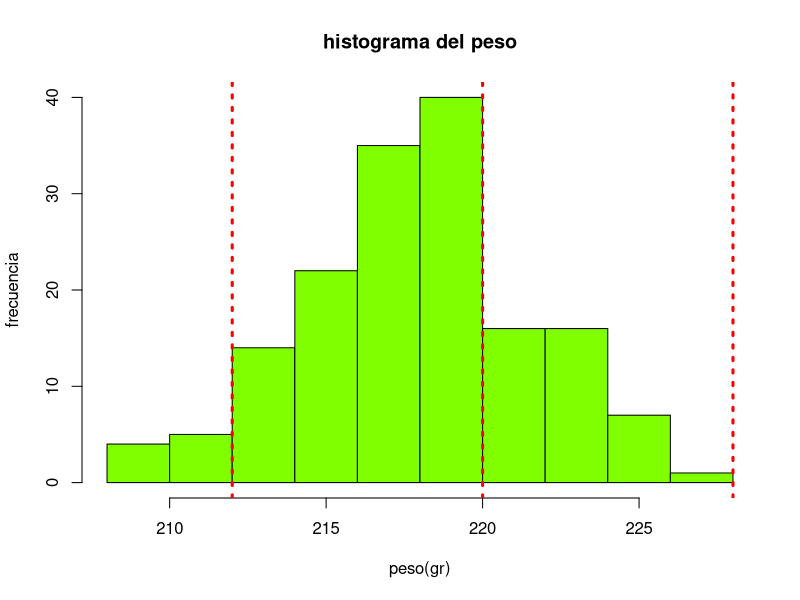
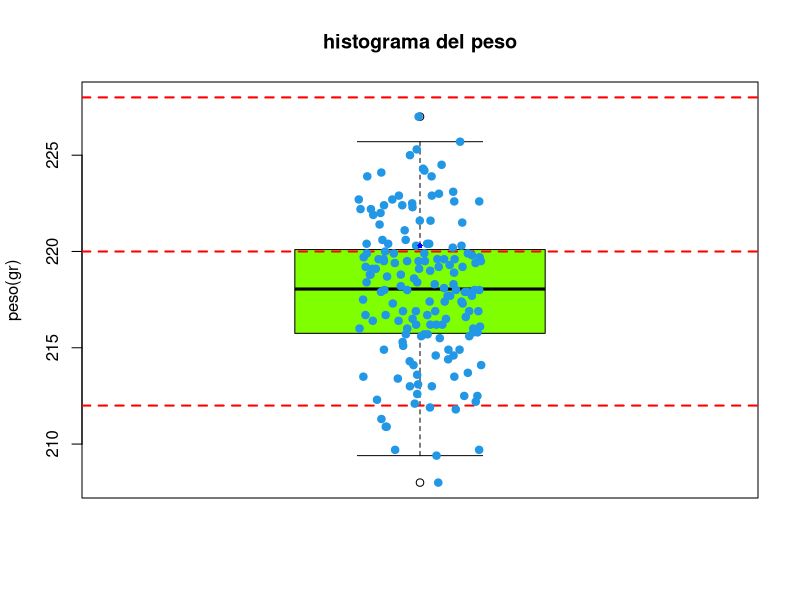
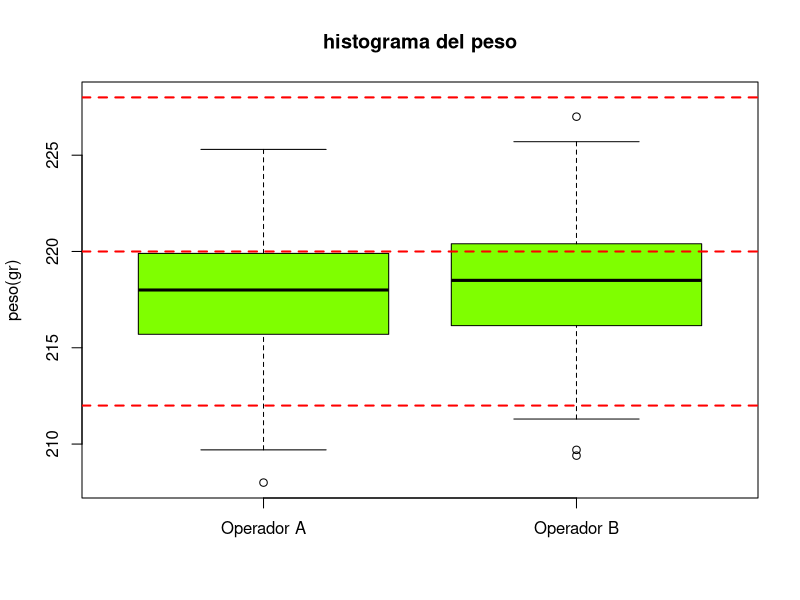
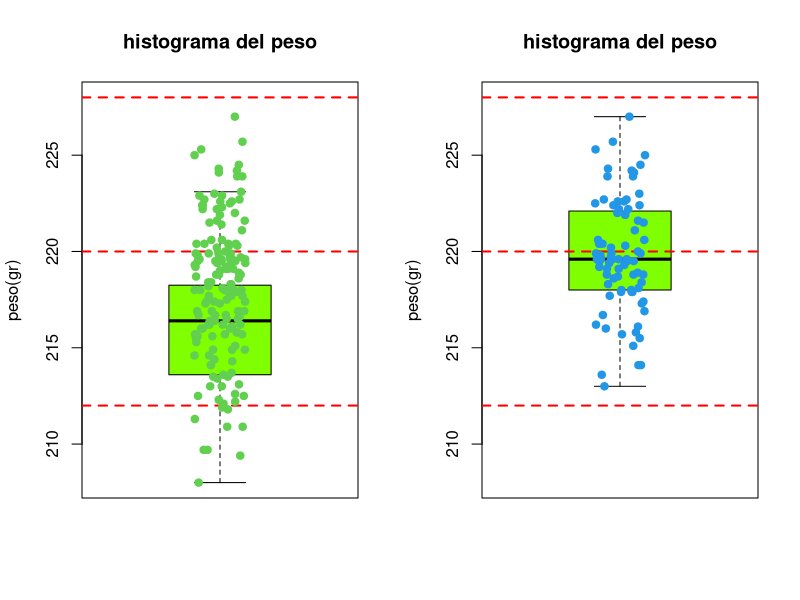
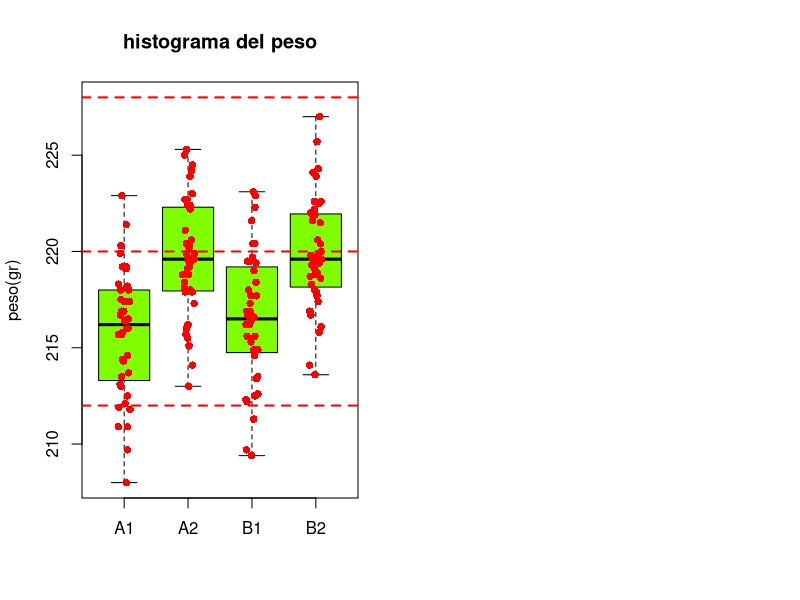

These charts were generated, in order, by the following R code:
#------------------------------------------------------#
#-- Universidad del Valle: Escuela de Estadistica    --#
#-- Taller1                                          --# 
#-- Asignatura: Probabilidad y Estadística           --#
#-- Profesores: Ivan Mauricio Bermudez               --#
#------------------------------------------------------#
#               ESTUDIANTES:CODIGO
#-- Javier Humberto Grijalba Camayo: 1743693         --# 
#-- :              --# 
#------------------------------------------------------#
#y es la variable respuesta, y x es la variable explicativa
#relaciones lineales,
#### 0. Establecer el directorio de trabajo ####


#### 1. Lectura de datos ####

datos <- read.table("data_embutidos.txt", header=TRUE, dec=".")

names(datos) #nombres de las variables en la BD.
str(datos)  #Indica el tipo de variable
head(datos) #Muestra las primeras lineas de la BD.

#### 2. Crear histograma ####

hist(datos$peso,
     main=paste("histograma del peso"),
     xlab="peso(gr)",
     ylab="frecuencia",
     xlim=c(208,228),
     col="#7FFF00")
#esto sobrepone lineas
#esta funcion siempre va despues del grafico
abline(v=c(212,220,228),lty=c(3,3,3),lwd=c(3,3,3),col="red")


#### 2.b. Crear Boxplot ####
#boxplot(datos$peso) #generico
#no hay medidad de frecuencia asi que omitimos xlab
boxplot(datos$peso,
        main="histograma del peso",
        ylab="peso(gr)",
        ylim=c(208,228),
        col="#7FFF00")
abline(h=c(212,220,228),lty=2,lwd=2,col="red")
# Points
stripchart(datos$peso,              # Data
           method = "jitter", # Random noise
           pch = 19,          # Pch symbols
           col = 4,           # Color of the symbol
           vertical = TRUE,   # Vertical mode
           add = TRUE)        # Add it over

points(datos$peso, pch = 16, col = "blue", cex = 0.7)


#estaba tratando de agregar los puntos al box plot
#boxplot(c(1, 2, 3, 4, 5,5,5))
#x <- c(1, 2, 3)
#y <- c(3, 3, 1)
#points(x,y, pch = 16, col = "red")



#### 3. tratando de encontrar porque esta fallando esto ####
#trataremos las 4 combinaciones de de maquina con operador.
#operador 1 y maquina 1
#operador 1 y mauqina 2
#operador 2 y mauqina 1
#operador 2 y mauqina 2

##### 3.a. revisando si alguno de los operadores es responsable #####
#datosOperadorA<-which(datos$operario == 'A')
#datosOperadorB<-which(datos$operario == 'B')

datosOperadorA<-datos[datos$operario == 'A',]
datosOperadorB<-datos[datos$operario == 'B',]

boxplot(datosOperadorA$peso,datosOperadorB$peso,
        names=c("Operador A","Operador B"),
        main="histograma del peso",
        ylab="peso(gr)",
        ylim=c(208,228),
        col="#7FFF00")
abline(h=c(212,220,228),lty=2,lwd=2,col="red")



##### 3.b. revisando si alguno de las maquinas es responsable #####
datosMaquina1<-datos[datos$maquina == 1,]
datosMaquina2<-datos[datos$maquina == 2,]
par(mfrow = c(1, 2))
boxplot(datosMaquina1$peso,
        names=c("Maquina 1"),
        main="histograma del peso",
        ylab="peso(gr)",
        ylim=c(208,228),
        col="#7FFF00")
abline(h=c(212,220,228),lty=2,lwd=2,col="red")
# Points
stripchart(c(datosMaquina1$peso,datosMaquina2$peso),              # Data
           method = "jitter", # Random noise
           pch = 19,          # Pch symbols
           col = 3:4,           # Color of the symbol
           vertical = TRUE,   # Vertical mode
           add = TRUE)        # Add it over

boxplot(datosMaquina2$peso,
        names=c("Maquina 2"),
        main="histograma del peso",
        ylab="peso(gr)",
        ylim=c(208,228),
        col="#7FFF00")
abline(h=c(212,220,228),lty=2,lwd=2,col="red")
stripchart(datosMaquina2$peso,              # Data
           method = "jitter", # Random noise
           pch = 19,          # Pch symbols
           col = 4,           # Color of the symbol
           vertical = TRUE,   # Vertical mode
           
           add = TRUE)
#basado en este boxplot voy a asumir que la maquina 1 es responsable
#por las dificultades

##### 3.c. probando cada combinacion de maquina y operario #####


datosA1 <- datos[(datos$operario == 'A')& (datos$maquina == 1),]
datosA2 <- datos[(datos$operario == 'A')& (datos$maquina == 2),]
datosB1 <- datos[(datos$operario == 'B')& (datos$maquina == 1),]
datosB2 <- datos[(datos$operario == 'B')& (datos$maquina == 2),]
boxplot(datosA1$peso,datosA2$peso,datosB1$peso,datosB2$peso,
        names=c("A1","A2","B1","B2"),
        main="histograma del peso",
        ylab="peso(gr)",
        ylim=c(208,228),
        col="#7FFF00",
        outline=TRUE)
stripchart(list(datosA1$peso, datosA2$peso, datosB1$peso, datosB2$peso),
           method = "jitter",  # Adjust the method as per your preference
           vertical = TRUE,
           add = TRUE,
           pch = 16,  # Set the point character (16 is a solid dot)
           col = "red")
abline(h=c(212,220,228),lty=2,lwd=2,col="red")
#habiendo hecho las 4 combinaciones de maquinas y operadores, concluyo que
#los resultados permanecen mas centrados cuando usamos la maquina 2

